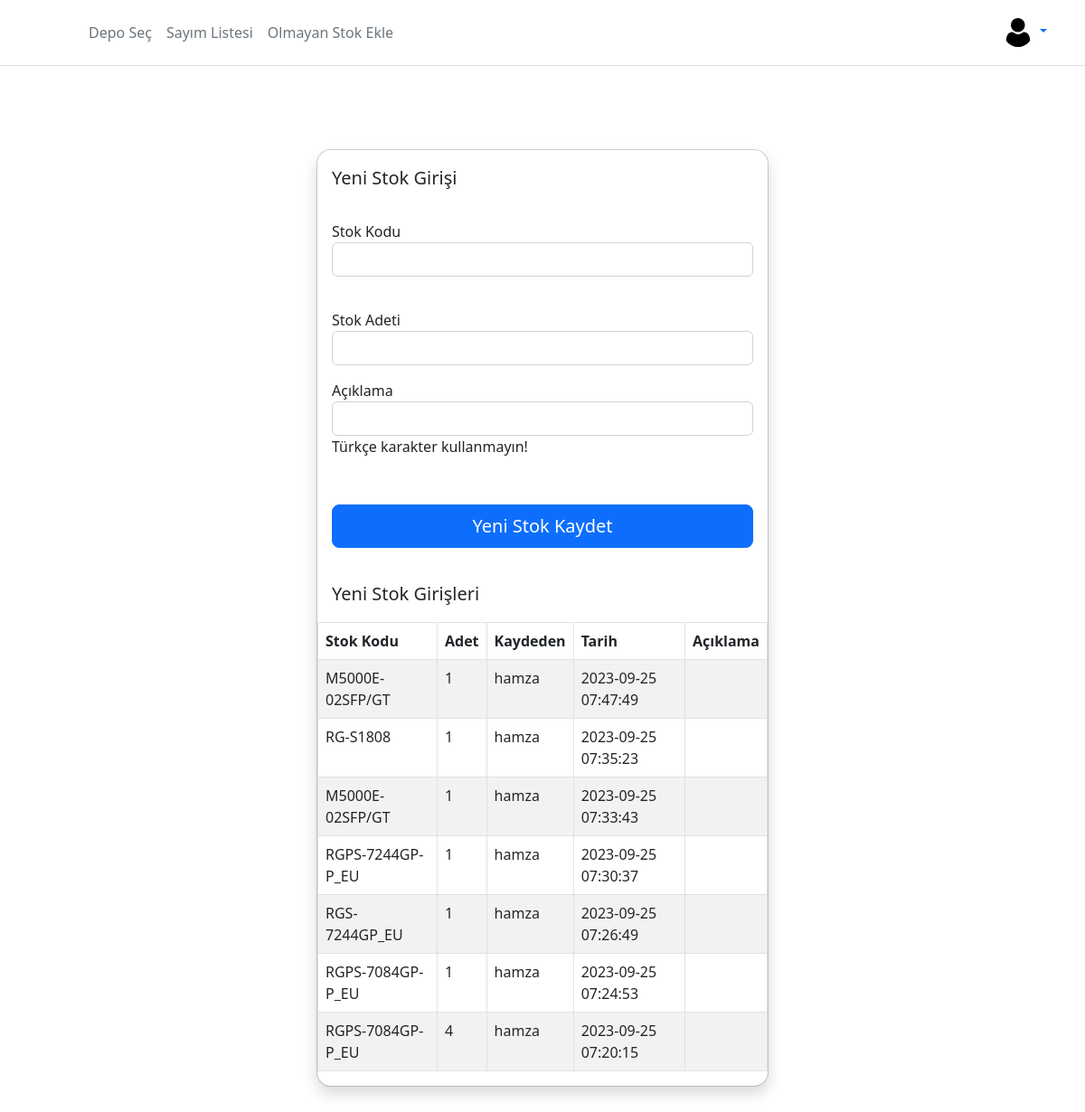
Screenshot of /depo/stokekle.php (signed in) with the database file from the repository.
### tables this page shows
CREATE TABLE `yeni_stoklar` (
  `id` int(11) NOT NULL,
  `stok_kodu` text NOT NULL,
  `stok_adedi` int(16) NOT NULL,
  `stok_kaydeden` text NOT NULL,
  `aciklama` text NOT NULL,
  `time` timestamp NOT NULL DEFAULT current_timestamp()
);

### depo/stokekle.php (the view, shortened to what this page needs)
<?php include "functions.php";
?>
<!DOCTYPE html>
<html lang="tr">
<head>
    <link href="https://cdnjs.cloudflare.com/ajax/libs/bootstrap/5.2.0/css/bootstrap.min.css" rel="stylesheet">
</head>
<body>
<div class="modal modal-sheet position-static d-block bg-body-secondary p-4 py-md-5" tabindex="-1" role="dialog" id="modalSheet">
    <div class="modal-dialog" role="document">
        <div class="modal-content rounded-4 shadow">
            <form action="functions.php" method="post">
                <div class="modal-header border-bottom-0">
                    <h1 class="modal-title fs-5">Yeni Stok Girişi</h1>
                </div>
                <div class="modal-footer flex-column align-items-stretch w-100 gap-2 pb-3 border-top-0">
                    <div class="form-group">
                        <label for="exampleFormControlInput1">Stok Kodu</label>
                        <input type="text" class="form-control" id="stok_kodu" name="stok_kodu">
                    </div>
                </div>
                <div class="modal-footer flex-column align-items-stretch w-100 gap-2 pb-3 border-top-0">
                    <div class="form-group">
                        <label for="exampleFormControlInput1">Stok Adeti</label>
                        <input type="number" class="form-control" id="stok_adedi" name="stok_adedi">
                    </div>
                    <div class="form-group">
                        <label for="exampleFormControlInput1">Açıklama</label>
                        <input type="text" class="form-control" id="aciklama" name="aciklama">
                        <p>Türkçe karakter kullanmayın!</p>
                    </div>
                </div>
                <div class="modal-footer flex-column align-items-stretch w-100 gap-2 pb-3 border-top-0">
                    <button type="submit" class="btn btn-lg btn-primary" name="yeni_stok_kaydet">Yeni Stok Kaydet</button>
                </div>
            </form>
            <div class="modal-header border-bottom-0">
                <h1 class="modal-title fs-5">Yeni Stok Girişleri</h1>
            </div>
            <div class="">
                <div class="table-responsive table-wrapper">
                    <table id="example" class="table table-striped table-bordered second" style="width:100%">
                            <thead>
                                <tr>
                                    <th>Stok Kodu</th>
                                    <th>Adet</th>
                                    <th>Kaydeden</th>
                                    <th>Tarih</th>
                                    <th>Açıklama</th>
                                </tr>
                            </thead>
                            <tbody>
                                <?php session();
                                    $kullanicisi = $_SESSION['k_adi'];
                                    $q = $db->prepare("SELECT * FROM yeni_stoklar WHERE stok_kaydeden = '$kullanicisi' ORDER BY time DESC "); $q -> execute(  );
                                    if ( $d = $q->fetchAll() ){ foreach( $d as $k => $row ) {
                                        ?>
                                        <tr>
                                            <td><?php echo  $row['stok_kodu']; ?></td>
                                            <td><?php echo  $row['stok_adedi']; ?></td>
                                            <td><?php echo  $row['stok_kaydeden']; ?></td>
                                            <td><?php echo  $row['time']; ?></td>
                                            <td><?php echo  $row['aciklama']; ?></td>
                                        </tr>
                                <?php } } ?>
                            </tbody>
                        </table>
                </div>
            </div>
        </div>
    </div>
</div>
</body>
</html>

### depo/stokekle.php (style rules this page uses)
.table-wrapper { max-height: 600px; overflow-y: auto; }

### rows the page displays
yeni_stoklar: stok_kodu "M5000E-02SFP/GT", stok_adedi "1", stok_kaydeden "hamza", time "2023-09-25 07:47:49"
yeni_stoklar: stok_kodu "RG-S1808", stok_adedi "1", stok_kaydeden "hamza", time "2023-09-25 07:35:23"
yeni_stoklar: stok_kodu "M5000E-02SFP/GT", stok_adedi "1", stok_kaydeden "hamza", time "2023-09-25 07:33:43"
yeni_stoklar: stok_kodu "RGPS-7244GP-P_EU", stok_adedi "1", stok_kaydeden "hamza", time "2023-09-25 07:30:37"
yeni_stoklar: stok_kodu "RGS-7244GP_EU", stok_adedi "1", stok_kaydeden "hamza", time "2023-09-25 07:26:49"
yeni_stoklar: stok_kodu "RGPS-7084GP-P_EU", stok_adedi "1", stok_kaydeden "hamza", time "2023-09-25 07:24:53"
yeni_stoklar: stok_kodu "RGPS-7084GP-P_EU", stok_adedi "4", stok_kaydeden "hamza", time "2023-09-25 07:20:15"
